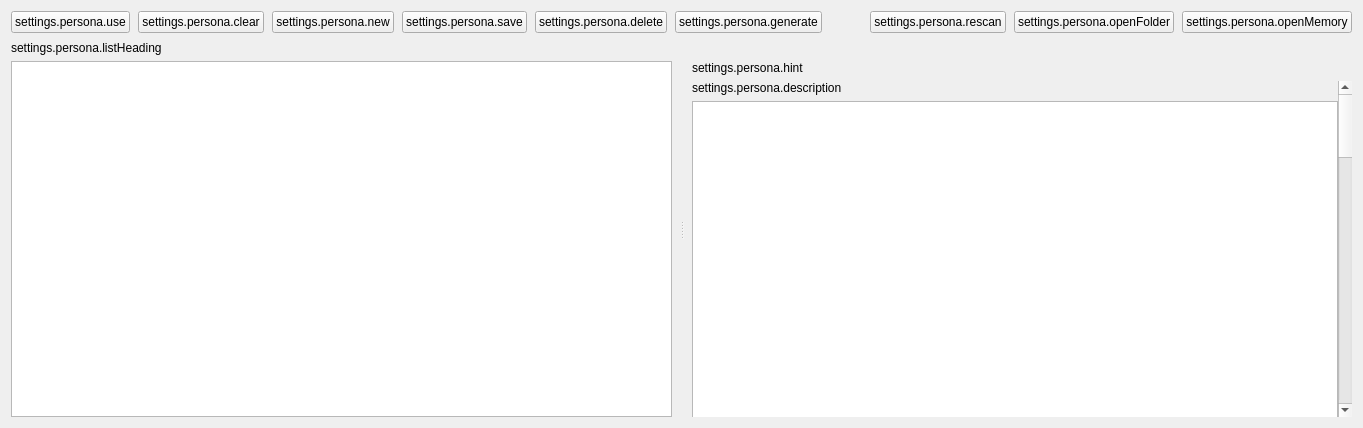
<?xml version="1.0" encoding="UTF-8"?>
<ui version="4.0">
 <class>PersonaPage</class>
 <widget class="QWidget" name="PersonaPage">
  <layout class="QVBoxLayout" name="rootLayout">
   <property name="spacing">
    <number>8</number>
   </property>
   <item>
    <layout class="QHBoxLayout" name="buttonRow">
     <item>
      <widget class="QPushButton" name="useButton">
       <property name="text">
        <string>settings.persona.use</string>
       </property>
      </widget>
     </item>
     <item>
      <widget class="QPushButton" name="clearButton">
       <property name="text">
        <string>settings.persona.clear</string>
       </property>
      </widget>
     </item>
     <item>
      <widget class="QPushButton" name="newButton">
       <property name="text">
        <string>settings.persona.new</string>
       </property>
      </widget>
     </item>
     <item>
      <widget class="QPushButton" name="saveButton">
       <property name="text">
        <string>settings.persona.save</string>
       </property>
      </widget>
     </item>
     <item>
      <widget class="QPushButton" name="deleteButton">
       <property name="text">
        <string>settings.persona.delete</string>
       </property>
      </widget>
     </item>
     <item>
      <widget class="QPushButton" name="generateButton">
       <property name="text">
        <string>settings.persona.generate</string>
       </property>
      </widget>
     </item>
     <item>
      <spacer name="buttonSpacer">
       <property name="orientation">
        <enum>Qt::Horizontal</enum>
       </property>
       <property name="sizeHint" stdset="0">
        <size>
         <width>40</width>
         <height>20</height>
        </size>
       </property>
      </spacer>
     </item>
     <item>
      <widget class="QPushButton" name="rescanButton">
       <property name="text">
        <string>settings.persona.rescan</string>
       </property>
      </widget>
     </item>
     <item>
      <widget class="QPushButton" name="openFolderButton">
       <property name="text">
        <string>settings.persona.openFolder</string>
       </property>
      </widget>
     </item>
     <item>
      <widget class="QPushButton" name="memoryButton">
       <property name="text">
        <string>settings.persona.openMemory</string>
       </property>
      </widget>
     </item>
    </layout>
   </item>
   <item>
    <widget class="QSplitter" name="splitter">
     <property name="orientation">
      <enum>Qt::Horizontal</enum>
     </property>
     <property name="childrenCollapsible">
      <bool>false</bool>
     </property>
     <widget class="QWidget" name="leftPane">
      <layout class="QVBoxLayout" name="leftLayout">
       <property name="leftMargin">
        <number>0</number>
       </property>
       <property name="topMargin">
        <number>0</number>
       </property>
       <property name="rightMargin">
        <number>8</number>
       </property>
       <property name="bottomMargin">
        <number>0</number>
       </property>
       <item>
        <widget class="QLabel" name="listHeading">
         <property name="text">
          <string>settings.persona.listHeading</string>
         </property>
        </widget>
       </item>
       <item>
        <widget class="QListWidget" name="personaList">
         <property name="minimumSize">
          <size>
           <width>180</width>
           <height>0</height>
          </size>
         </property>
        </widget>
       </item>
      </layout>
     </widget>
     <widget class="QWidget" name="rightPane">
      <layout class="QVBoxLayout" name="rightLayout" stretch="0,0,1">
       <property name="leftMargin">
        <number>8</number>
       </property>
       <property name="topMargin">
        <number>0</number>
       </property>
       <property name="rightMargin">
        <number>0</number>
       </property>
       <property name="bottomMargin">
        <number>0</number>
       </property>
       <item>
        <widget class="QLabel" name="activeName">
         <property name="text">
          <string/>
         </property>
         <property name="wordWrap">
          <bool>true</bool>
         </property>
        </widget>
       </item>
       <item>
        <widget class="QLabel" name="editorHint">
         <property name="text">
          <string>settings.persona.hint</string>
         </property>
         <property name="wordWrap">
          <bool>true</bool>
         </property>
        </widget>
       </item>
       <item>
        <widget class="QScrollArea" name="editorScroll">
         <property name="frameShape">
          <enum>QFrame::Shape::NoFrame</enum>
         </property>
         <property name="horizontalScrollBarPolicy">
          <enum>Qt::ScrollBarPolicy::ScrollBarAlwaysOff</enum>
         </property>
         <property name="widgetResizable">
          <bool>true</bool>
         </property>
         <widget class="QWidget" name="editorScrollContent">
          <property name="geometry">
           <rect>
            <x>0</x>
            <y>0</y>
            <width>560</width>
            <height>900</height>
           </rect>
          </property>
          <layout class="QVBoxLayout" name="editorLayout" stretch="0,3,0,0,2,0,0,1,0,0,1,0,0,1,0,0,1,0,0,1,0">
           <property name="leftMargin">
            <number>0</number>
           </property>
           <property name="topMargin">
            <number>0</number>
           </property>
           <property name="rightMargin">
            <number>0</number>
           </property>
           <property name="bottomMargin">
            <number>0</number>
           </property>
           <item>
            <widget class="QLabel" name="descriptionLabel">
             <property name="text">
              <string>settings.persona.description</string>
             </property>
            </widget>
           </item>
           <item>
            <widget class="QPlainTextEdit" name="descriptionEdit">
             <property name="minimumSize">
              <size>
               <width>0</width>
               <height>140</height>
              </size>
             </property>
            </widget>
           </item>
           <item>
            <widget class="QLabel" name="descriptionCount">
             <property name="text">
              <string/>
             </property>
             <property name="alignment">
              <set>Qt::AlignRight|Qt::AlignTrailing|Qt::AlignVCenter</set>
             </property>
            </widget>
           </item>
           <item>
            <widget class="QLabel" name="linesLabel">
             <property name="text">
              <string>settings.persona.lines</string>
             </property>
            </widget>
           </item>
           <item>
            <widget class="QPlainTextEdit" name="linesEdit">
             <property name="minimumSize">
              <size>
               <width>0</width>
               <height>100</height>
              </size>
             </property>
            </widget>
           </item>
           <item>
            <widget class="QLabel" name="linesCount">
             <property name="text">
              <string/>
             </property>
             <property name="alignment">
              <set>Qt::AlignRight|Qt::AlignTrailing|Qt::AlignVCenter</set>
             </property>
            </widget>
           </item>
           <item>
            <widget class="QLabel" name="welcomeLabel">
             <property name="text">
              <string>settings.persona.welcome</string>
             </property>
            </widget>
           </item>
           <item>
            <widget class="QPlainTextEdit" name="welcomeEdit">
             <property name="minimumSize">
              <size>
               <width>0</width>
               <height>72</height>
              </size>
             </property>
            </widget>
           </item>
           <item>
            <widget class="QLabel" name="welcomeCount">
             <property name="text">
              <string/>
             </property>
             <property name="alignment">
              <set>Qt::AlignRight|Qt::AlignTrailing|Qt::AlignVCenter</set>
             </property>
            </widget>
           </item>
           <item>
            <widget class="QLabel" name="greetingsLabel">
             <property name="text">
              <string>settings.persona.greetings</string>
             </property>
            </widget>
           </item>
           <item>
            <widget class="QPlainTextEdit" name="greetingsEdit">
             <property name="minimumSize">
              <size>
               <width>0</width>
               <height>72</height>
              </size>
             </property>
            </widget>
           </item>
           <item>
            <widget class="QLabel" name="greetingsCount">
             <property name="text">
              <string/>
             </property>
             <property name="alignment">
              <set>Qt::AlignRight|Qt::AlignTrailing|Qt::AlignVCenter</set>
             </property>
            </widget>
           </item>
           <item>
            <widget class="QLabel" name="breaksLabel">
             <property name="text">
              <string>settings.persona.breaks</string>
             </property>
            </widget>
           </item>
           <item>
            <widget class="QPlainTextEdit" name="breaksEdit">
             <property name="minimumSize">
              <size>
               <width>0</width>
               <height>72</height>
              </size>
             </property>
            </widget>
           </item>
           <item>
            <widget class="QLabel" name="breaksCount">
             <property name="text">
              <string/>
             </property>
             <property name="alignment">
              <set>Qt::AlignRight|Qt::AlignTrailing|Qt::AlignVCenter</set>
             </property>
            </widget>
           </item>
           <item>
            <widget class="QLabel" name="pettedLabel">
             <property name="text">
              <string>settings.persona.petted</string>
             </property>
            </widget>
           </item>
           <item>
            <widget class="QPlainTextEdit" name="pettedEdit">
             <property name="minimumSize">
              <size>
               <width>0</width>
               <height>72</height>
              </size>
             </property>
            </widget>
           </item>
           <item>
            <widget class="QLabel" name="pettedCount">
             <property name="text">
              <string/>
             </property>
             <property name="alignment">
              <set>Qt::AlignRight|Qt::AlignTrailing|Qt::AlignVCenter</set>
             </property>
            </widget>
           </item>
           <item>
            <widget class="QLabel" name="weatherAlertsLabel">
             <property name="text">
              <string>settings.persona.weatherAlerts</string>
             </property>
             <property name="wordWrap">
              <bool>true</bool>
             </property>
            </widget>
           </item>
           <item>
            <widget class="QPlainTextEdit" name="weatherAlertsEdit">
             <property name="minimumSize">
              <size>
               <width>0</width>
               <height>72</height>
              </size>
             </property>
            </widget>
           </item>
           <item>
            <widget class="QLabel" name="weatherAlertsCount">
             <property name="text">
              <string/>
             </property>
             <property name="alignment">
              <set>Qt::AlignRight|Qt::AlignTrailing|Qt::AlignVCenter</set>
             </property>
            </widget>
           </item>
          </layout>
         </widget>
        </widget>
       </item>
      </layout>
     </widget>
    </widget>
   </item>
  </layout>
 </widget>
 <resources/>
 <connections/>
</ui>
